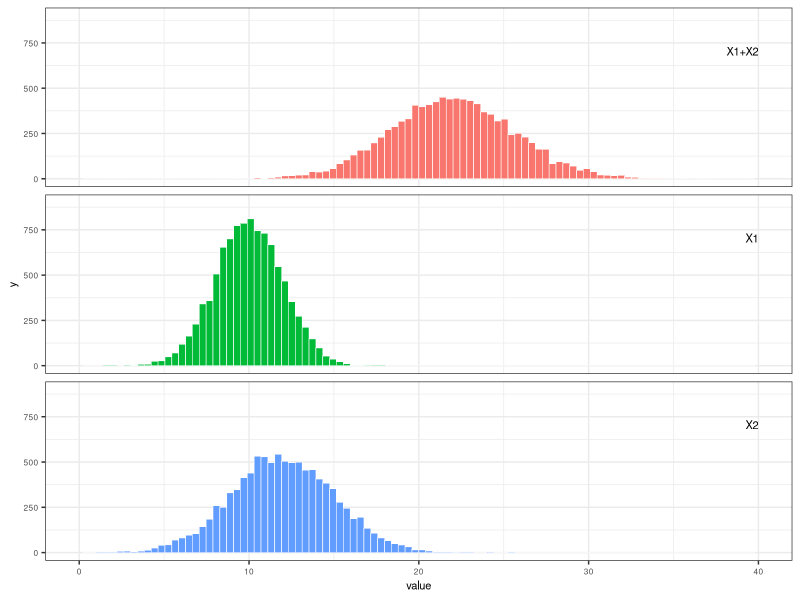

This figure's R source: (Note: this script raises an error after producing the figure.)
###############################################################################
# Demo 2 showing how the variance of the sum of two random variables
# responds to covariance between the two random variables. This is 
# demonstrated with simulated data.
#
# Variables are named to follow  y = x1 + x2 where all are random variables.
# Variable z is a precursor random variable used to create x2.
#
# September 2026
###############################################################################

library(tidyr)
library(dplyr)
library(ggplot2)
library(stringr)


###############################################################################
# set parameters
###############################################################################
N <- 10000    # size of x1 and x2 simulated vectors 

# parameters for normal distributions for freq. distributions of x1 and x2
x1_mean <- 10 
x1_stdev <- 2

x2_mean <- 12
x2_stdev <- 3

# correlation values to create range of covariance between x1 and x2 
corr_target_vals <- c(0.0, 0.2, 0.4, 0.6, 0.8, 1.0)



###############################################################################
#  create data frame with N rows and n columns (n=length(corr_target_vals) +1)
#  with structure:
#    col 1: values of random variable x1 
#    col 2: random variates x2 with corr_vals[1] correlation with x2
#    col 3: random variates x2 with corr_vals[2] correlation with x2
#    col 4: random variates x2 with corr_vals[3] correlation with x2
#    .....
#    col n: random variates x2 with corr_vals[n] correlation with x2
###############################################################################

# first make data frame of same dimensions [N, n] with columns of independent
# standard normal random variates. Col 1 is std normal version of x1.
# Cols 2:n are all instances of z, the precursor to x2, which is also 
# standard normal.
nrows <- N
ncols <- length(corr_target_vals) + 1
data1 <- as.data.frame(matrix(rnorm(nrows*ncols), nrow=nrows, ncol=ncols))

# Transform the z columns to standard normal versions of x2 with specified
# correlation with x1
data2 <- data1
for (icol in seq(2,ncols)) {
 target_corr <- corr_target_vals[icol - 1]
 data2[,icol] <- data2[,1]*target_corr + sqrt(1 - target_corr^2) * data2[,icol]
}

# Scale col 1 using x1 parameters, cols 2:n using x2 parameters
data3 <- data2 
data3[,1] <- x1_mean + data2[,1]*x1_stdev
for (icol in seq(2,ncols)) {
  data3[,icol] <- x2_mean + data2[,icol] * x2_stdev
}

# create meaningful column names
df_names <- character(ncols)
df_names[1] <- "x1"
for (icol in seq(2,ncols)) {
 icorr <- corr_target_vals[icol - 1]
 corr_str <- sprintf("%.1f", icorr)
 suffix <- str_remove(corr_str, "\\.")
 x2name <- str_c("x2", suffix, sep="_")
 df_names[icol] <- x2name 
}
names(data3) <- df_names  


###############################################################################
#  get x1-x2 correlations
###############################################################################
corr_vals <- cor(data3[,1], data3[,2:7], use = "pairwise.complete.obs")



###############################################################################
# calc x1+x2 sums, population variances, covariances
# covariance(x,y) = correlation(x,y) / (stdev(x) * stdev(y))
###############################################################################
for (icol in seq(2,ncols)) {
  colname <- str_c("sum_",names(data3)[icol])
  data3[[colname]] <- data3[,1] + data3[,icol]
}
col_vars <- sapply(data3, var)
cov_vals <- corr_vals * sqrt(col_vars[2:ncols] * col_vars[1])



###############################################################################
#  graph panels - x1-x2 xy scatter plot, freq. histograms of x1, x2, x1+x2 
###############################################################################
# make tidy
data_tidy <- data3 |>
  pivot_longer(cols=everything(), cols_vary="slowest", names_to="variable",
               values_to="value") |>
  mutate(target_correlation = ifelse(str_detect(variable, "_"),
                                     as.numeric(str_extract(variable,"[^_]+$"))/10,
                                     9999),
         data_category = case_when(
           str_detect(variable,"x1") ~ "x1",
           str_detect(variable,"sum") ~ "sum",
           str_detect(variable,"x2") ~ "x2"
         ),
         data_category_fct = factor(data_category,
                                    levels = c("sum","x1","x2"))
         )

# loop through correlation levels
for (icorr in corr_target_vals) {
  # filter for records with icorr correlation or 9999 which are x1 records
  data_filt <- data_tidy |> filter(target_correlation == icorr |
                                   target_correlation == 9999.0)
  
  # make 3 stacked graph panels for freq. histograms of x1, x2, x1+x2
  label_var_data <- data.frame(
    data_category_fct = factor(c("sum","x1","x2"), levels = c("sum","x1","x2")),
    x = 40,
    y = 730,
    label = c("X1+X2","X1","X2")
  )
  
  p3 <- ggplot(data = data_filt, mapping = aes(x=value, fill=data_category_fct)) +
    geom_histogram(bins=100, color="white", linewidth=0.2) +
    facet_wrap(vars(data_category_fct), ncol=1) +
    geom_text(data=label_var_data, mapping=aes(x=x, y=y, label=label),
              hjust=1, vjust=1, inherit.aes=FALSE, size=8, size.unit="pt") +
    theme_bw() +
    theme(
      legend.position = "none",
      axis.text = element_text(size=6),
      axis.title = element_text(size=8),
      strip.text = element_blank()
    ) +
    scale_x_continuous(limits=c(0,40)) +
    scale_y_continuous(limits=c(0,900))
  
  filename <- str_c("output_graphs/demo2_",sprintf("%.1f", icorr),".png")
  ggsave(file=filename, width=2.5, height=2, units="in")
  
  # make x1-x2 scatter plot
  data_filt_wide <- data_filt %>%
     filter(data_category_fct != "sum") %>%
     pivot_wider(id_cols=data_category_fct, names_from=data_category_fct, 
                 values_from=value)
  pscatter <- ggplot(data_filt_wide, mapping=aes(x=x1, y=x2)) +
    geom_point() +
    theme_bw()
  filename2 <- str_c("output_graphs/demo2_scatter_",sprintf("%.1f", icorr),".png")
  ggsave(file=filename, width=1, height=1, units="in")
  
}
